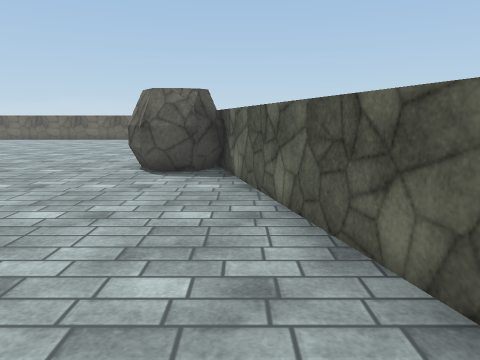
view 1 (above)

21 first-person views from a walk through a scene from a Unity 3-D project. The camera is 1.5 m above the floor, tilts 10° down and sees 70° across. The floor is counted in squares, 1 m on a side. Each view is taken from the middle of a square. On the plan, view 1 faces up. The plan holds only what a view shows up to about 16 squares ahead; the rest is blank. Surface patterns are stand-ins for the level's own textures.

view 2
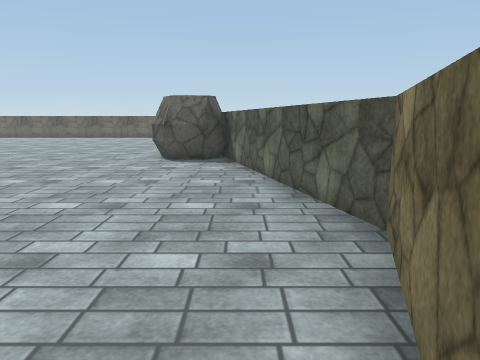

view 3
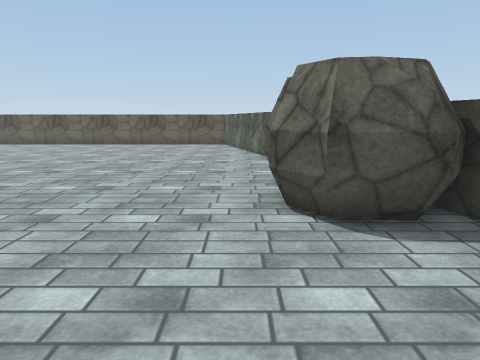

view 4
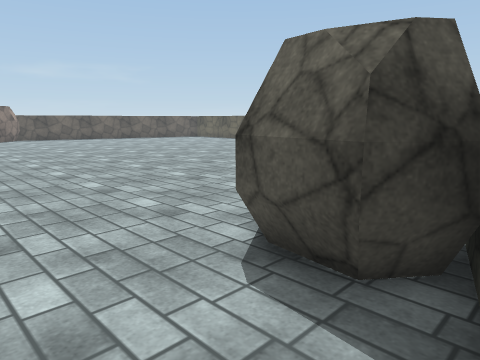

view 5
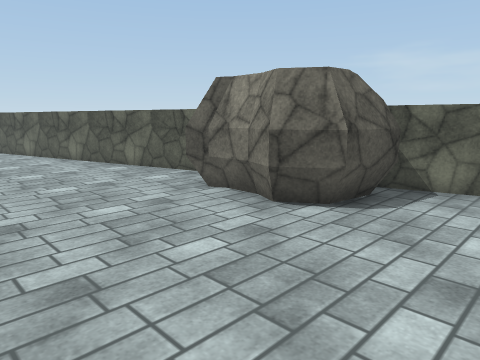

view 6
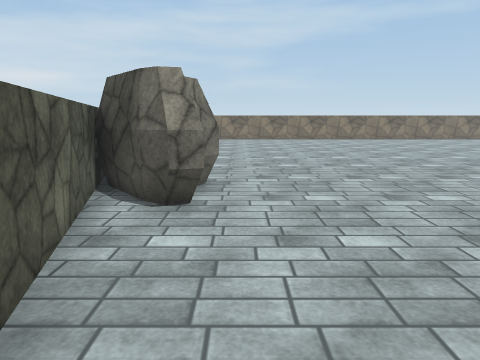

view 7
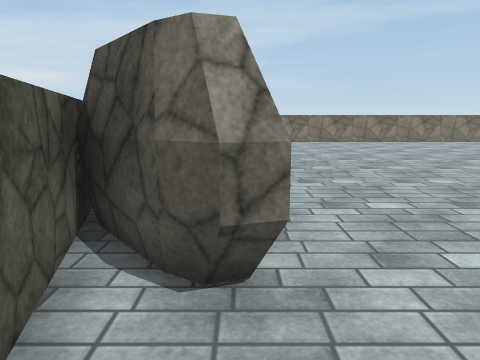

view 8
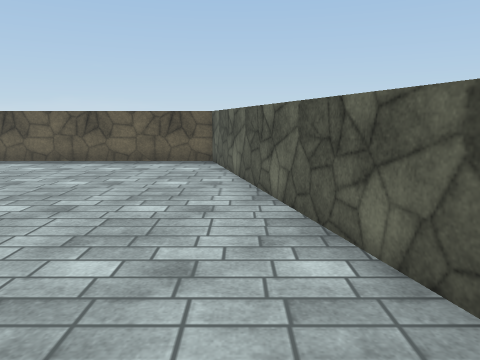

view 9
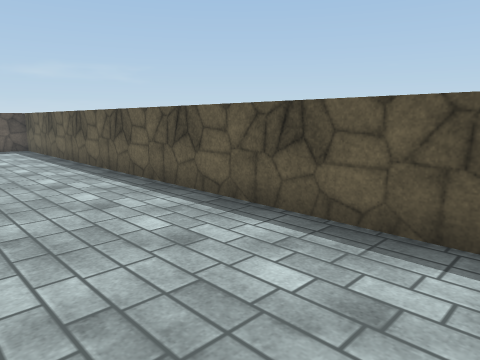

view 10
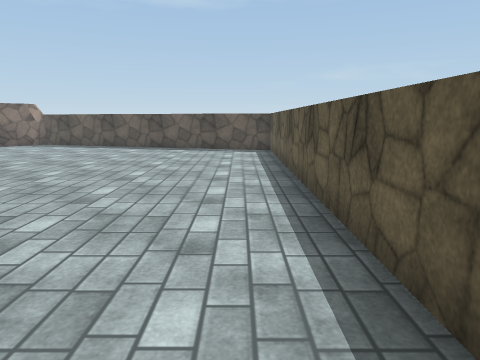

view 11
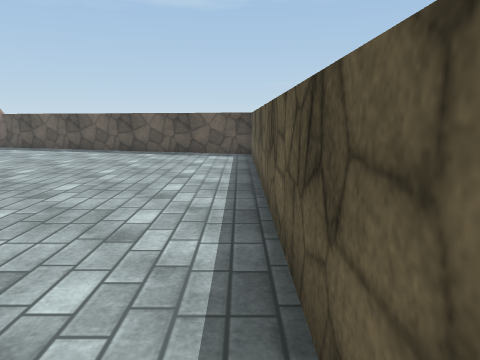

view 12
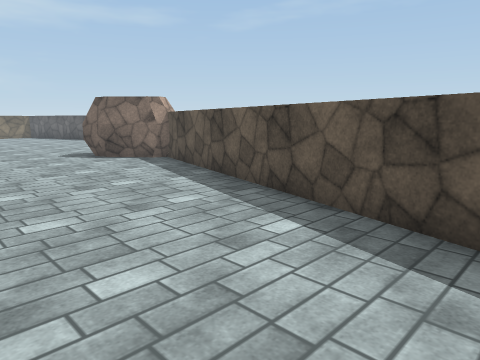

view 13
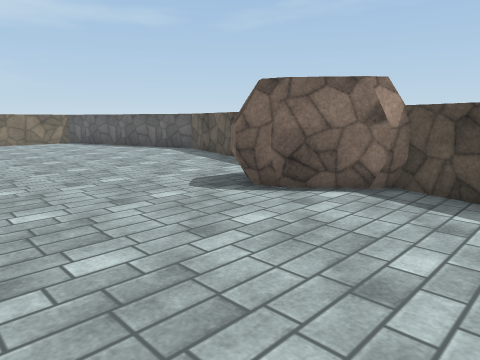

view 14
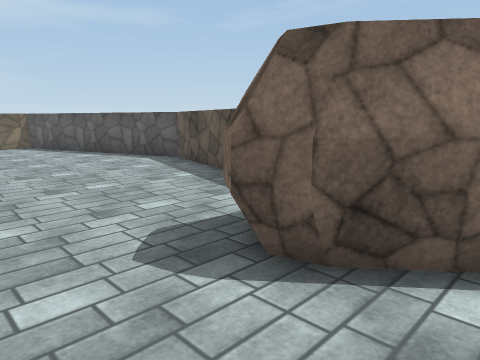

view 15
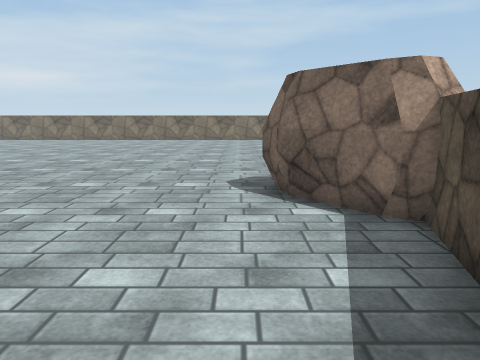

view 16
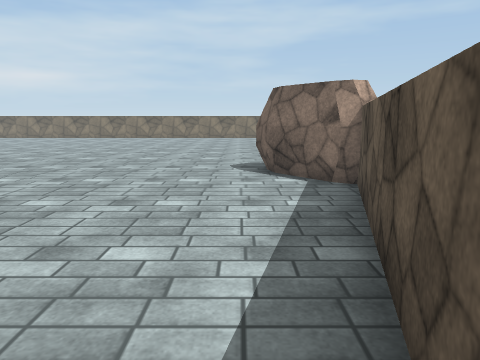

view 17
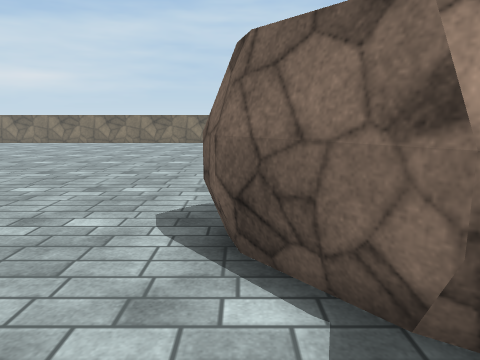

view 18
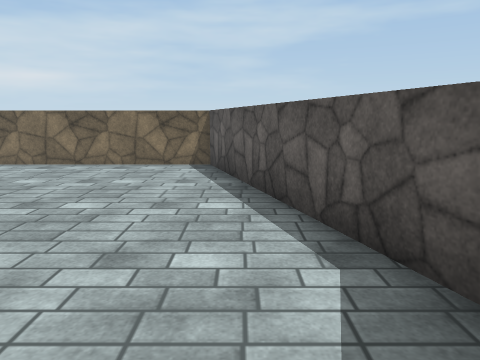

view 19
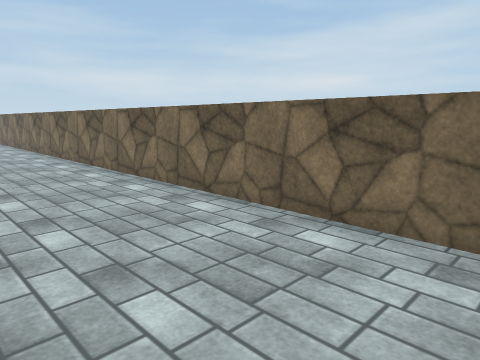

view 20
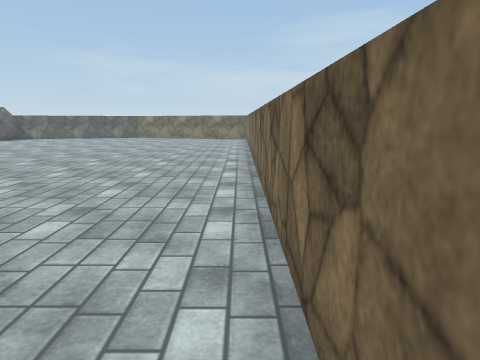

view 21
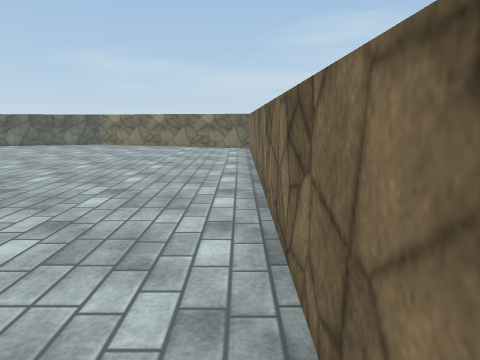

### Floor plan
Points are (right, up) in squares from view 1. A wall is a line through its corners. A room is listed if a view was taken in it or the views show most of it. See-through windows are left out.
Room 1 (views 1, 2, 3, 4, 5, 6, 7, 8, 9, 10, 11, 12, 13, 14, 15, 16, 17, 18, 19, 20, 21)
walls: (-30.7, 6.1) (-32, 1.5) (-29, -7.5) (-3.4, -7.5); (0.9, -1.9) (2, 1.5) (-5, 26.5) (-24.5, 26.5); (-25, 26.6) (-28.8, 13.1)
objects: other object (-28, 10) to (-27, 13); other object (-3, 10) to (-1, 13)

Positions as (right, up) in squares from view 1, and headings:
1: (0, 0), facing up
2: (0, -3), facing up
3: (-4, 5), facing up
4: (0, 7), facing up-left
5: (-8, 7), facing up-right
6: (-4, 19), facing down
7: (-3, 16), facing down
8: (-4, 14), facing up
9: (-6, 22), facing up-left
10: (-8, 25), facing left
11: (-10, 26), facing left
12: (-21, 25), facing down-left
13: (-21, 16), facing down-left
14: (-24, 13), facing down-left
15: (-26, 18), facing down
16: (-26, 21), facing down
17: (-27, 15), facing down
18: (-30, 4), facing down
19: (-27, -3), facing down-right
20: (-27, -7), facing right
21: (-19, -7), facing right
